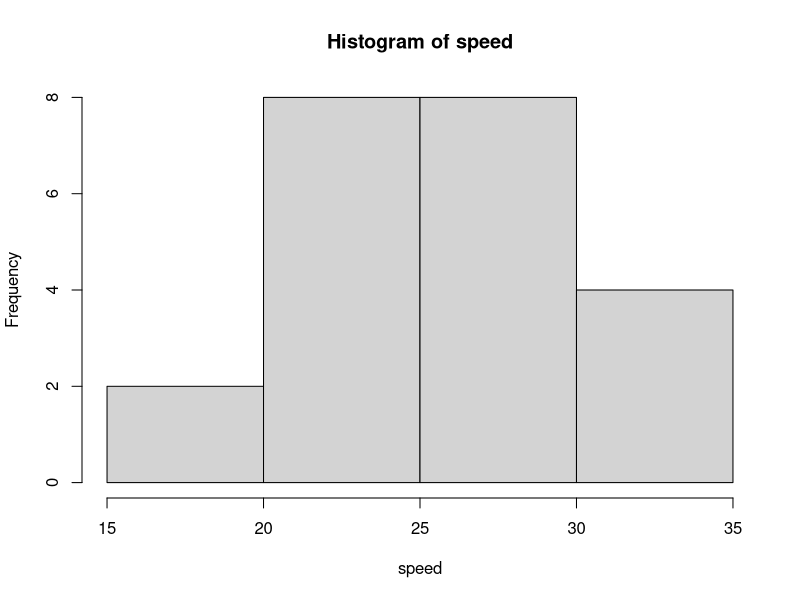

Recreate this plot in R.
## ---- chunk 1
knitr::opts_chunk$set(echo = TRUE)
## ---- chunk 2
library(dplyr)
library(readr)
## ---- chunk 3
speed <- c(24, 29, 23, 25, 24, 33, 26, 24, 29, 27, 26, 22, 32, 24, 21, 19, 29, 31, 26, 29, 31, 16)
speed_means <- mean(speed)
speed_sd <- sd(speed)
num_obs <- length(speed)
# Normal Distribution Confidence Intervals
error <- qnorm(0.975) * speed_sd / sqrt(num_obs)
left_norm <- speed_means - error
right_norm <- speed_means + error
# T-Distribution Confidence Intervals
error_t <- qt(0.975, df = num_obs - 1) * speed_sd / sqrt(num_obs)
left_t <- speed_means - error_t
right_t <- speed_means + error_t

left_t
right_t
# Plots
hist(speed)
## ---- chunk 4
textbook_costs <- c(500, 650, 600, 505, 450, 550, 515, 495, 650, 395)
textbook_mean <- mean(textbook_costs)
textbook_sd <- sd(textbook_costs)
textbook_obs <- length(textbook_costs)
# Calculated T-Statistic for Dataset
textbook_t <- (textbook_mean - 500) / (textbook_sd / sqrt(textbook_obs))
textbook_t

# T-Test for Data Set. One for One-Tailed and Another for Two
textbook_t_test <- t.test(textbook_costs, mu = 500, alternative = "greater")
textbook_t_test_2 <- t.test(textbook_costs, mu = 500)

textbook_t_test
textbook_t_test_2

# T-Distribution for Confidence Intervals
error_t_textbooks <- qt(0.975, df = textbook_obs - 1) * textbook_sd / sqrt(textbook_obs)
left_t_textbooks <- textbook_mean - error_t_textbooks
right_t_textbooks <- textbook_mean + error_t_textbooks
## ---- chunk 5
marketing_sd <- 12
marketing_ME <- 5
marketing_z_stat <- qnorm(0.975)
n_marketing <- ((marketing_z_stat * marketing_sd) / marketing_ME)^2
## ---- chunk 6
salary_data <- read.csv("data/2013 ncaa tourney coaches salaries.csv")

# print(head(salary_data))
total_pay <- salary_data$TOTAL.PAY
total_pay_mean <- mean(total_pay)
total_pay_sd <- sd(total_pay)
total_pay_obs <- length(total_pay)

# Normal Distribution for 98% Confidence Intervals
error_tp <- qnorm(0.99) * total_pay_sd / sqrt(total_pay_obs)
left_norm_tp <- total_pay_mean - error_tp
right_norm_tp <- total_pay_mean + error_tp
# T-Distribution for  98% Confidence Intervals
error_t_tp <- qt(0.99, df = total_pay_obs - 1) * total_pay_sd / sqrt(total_pay_obs)
left_t_tp <- total_pay_mean - error_t_tp
right_t_tp <- total_pay_mean + error_t_tp

total_pay_t_test <- t.test(total_pay)

left_norm_tp
right_norm_tp
## ---- chunk 7
salary_data <- read.csv("data/2013 ncaa tourney coaches salaries.csv")
# print(head(salary_data))
total_pay <- salary_data$TOTAL.PAY
total_pay <- total_pay[2:length(total_pay)]
total_pay_mean <- mean(total_pay)
total_pay_sd <- sd(total_pay)
total_pay_obs <- length(total_pay)

# Normal Distribution for 98% Confidence Intervals
error_tp <- qnorm(0.99) * total_pay_sd / sqrt(total_pay_obs)
left_norm_tp <- total_pay_mean - error_tp
right_norm_tp <- total_pay_mean + error_tp
# T-Distribution for 98% Confidence Intervals
error_t_tp <- qt(0.99, df = total_pay_obs - 1) * total_pay_sd / sqrt(total_pay_obs)
left_t_tp <- total_pay_mean - error_t_tp
right_t_tp <- total_pay_mean + error_t_tp

total_pay_t_test <- t.test(total_pay)

left_norm_tp
right_norm_tp
## ---- chunk 8
student_debt <- read_csv("data/student debt North Carolina.csv", col_type = list(.default = col_guess()))
print(student_debt)

us_mean_debt <- 21520
nc_student_debt <- student_debt$`Average debt of graduates`
nc_student_debt

student_debt_t_test <- t.test(nc_student_debt, mu = us_mean_debt, alternative = "less")
student_debt_t_test
## ---- chunk 9
soda_cans <- read.csv("data/soda cans per week.csv")
soda_can_data <- soda_cans$ï..Cans
big_n <- 28000
soda_can_mean <- mean(soda_can_data)
soda_can_sd <- sd(soda_can_data)
soda_can_obs <- length(soda_can_data)
# Normal Distribution
error_soda <- qnorm(0.995) * soda_can_sd / sqrt(soda_can_obs)
left_norm_soda <- soda_can_mean - error_soda
right_norm_soda <- soda_can_mean + error_soda
left_norm_big_soda <- big_n * left_norm_soda
right_norm_big_soda <- big_n * right_norm_soda
left_norm_big_soda
right_norm_big_soda
## ---- chunk 10
exhaustion_mean <- 637
exhaustion_sd <- 265
exhaustion_obs <- 24

self_talk_mean <- 750
self_talk_sd <- 265

# Calculating the Actual T Stat
exh_t <- (self_talk_mean - exhaustion_mean) / (exhaustion_sd / sqrt(exhaustion_obs))

# Quantile Function for t-dist
# This is how you get the Error for Confidence Intervals
exh_t_stat <- qt(0.975, df = exhaustion_obs - 1)
# A way to calculate the P-value if a dataset is not given
exh_p_value <- pt(-abs(exh_t), df = exhaustion_obs - 1)
## ---- chunk 11
raisins <- c(1219, 1214, 1087, 1200, 1419, 1121, 1325, 1345, 1244, 1258, 1356, 1132, 1191, 1270, 1295, 1135)
raisins_mean <- mean(raisins)
raisins_sd <- sd(raisins)
raisins_obs <- length(raisins)

# T-Test for Data set
raisins_t_test <- t.test(raisins, mu = 1200, alternative = "greater")
raisins_t_test
